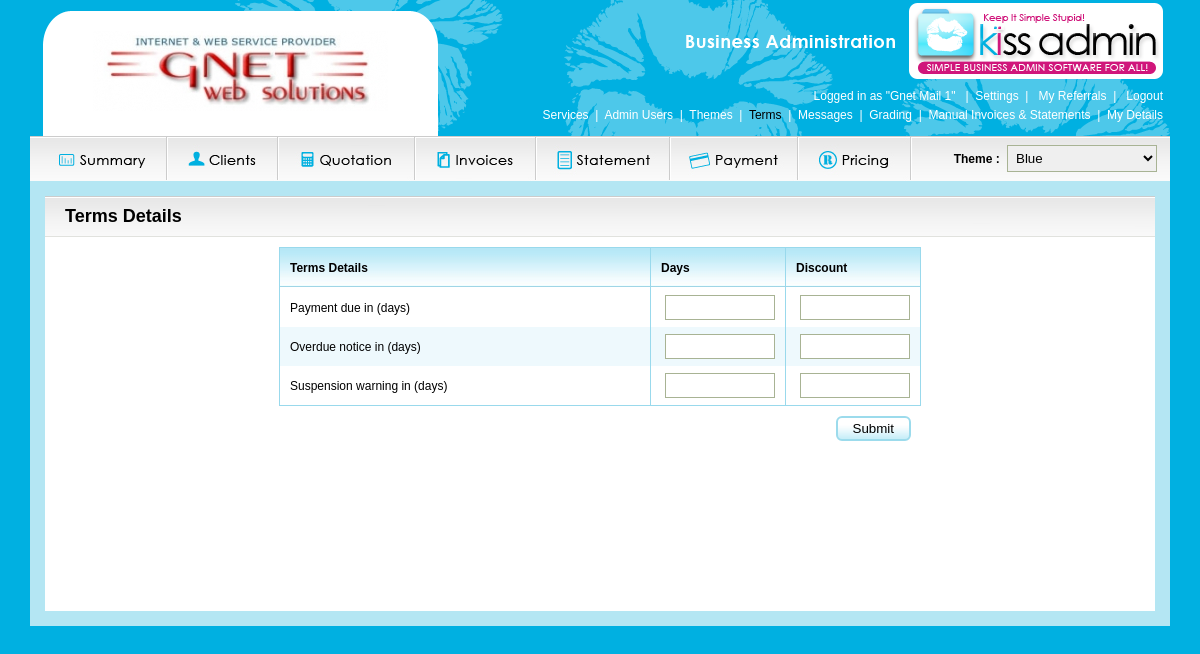
Screenshot of /accounts.php (signed in) with the database file from the repository.
### tables this page shows
CREATE TABLE IF NOT EXISTS `gma_company_theme` (
  `companyId` int(11) NOT NULL,
  `theme_id` int(11) NOT NULL,
  `site_logo` varchar(50) NOT NULL,
  `invoice_logo` varchar(50) NOT NULL,
  `invoice_status` int(1) NOT NULL DEFAULT '1',
  `head_bg` char(7) NOT NULL,
  `head_color` char(7) NOT NULL,
  UNIQUE KEY `theme_id` (`companyId`)
);

CREATE TABLE IF NOT EXISTS `gma_admins_permission` (
  `companyId` int(11) NOT NULL,
  `admins_id` int(1) NOT NULL,
  `module_id` int(11) NOT NULL,
  KEY `admins_id` (`admins_id`)
);

CREATE TABLE IF NOT EXISTS `gma_modules` (
  `id` int(11) NOT NULL AUTO_INCREMENT,
  `name` varchar(100) NOT NULL,
  `default` int(1) NOT NULL DEFAULT '1',
  `display` int(1) NOT NULL DEFAULT '1',
  `status` int(1) NOT NULL DEFAULT '1',
  `filename` varchar(200) NOT NULL,
  `class` varchar(15) NOT NULL,
  `order` int(11) NOT NULL,
  `menu` int(1) NOT NULL COMMENT '1 - Top, 2 - Main',
  `for_users` varchar(10) NOT NULL,
  PRIMARY KEY (`id`)
);

CREATE TABLE IF NOT EXISTS `gma_admin_details` (
  `userId` int(11) NOT NULL,
  `fullName` varchar(255) DEFAULT NULL,
  `theme_id` int(11) NOT NULL,
  UNIQUE KEY `userId` (`userId`)
);

CREATE TABLE IF NOT EXISTS `gma_theme` (
  `id` int(11) NOT NULL AUTO_INCREMENT,
  `name` varchar(250) NOT NULL,
  `theme` varchar(25) NOT NULL,
  `head_color` char(7) NOT NULL,
  `default` int(1) NOT NULL DEFAULT '1',
  PRIMARY KEY (`id`)
);

### functions.php (called while the page is built, shortened)
<?
$ses_userId = $_SESSION['ses_userId'];
$login_sql  = "SELECT * FROM gma_logins WHERE userId='$ses_userId'";
$login_rs   = mysql_query($login_sql);
if(mysql_num_rows($login_rs)>0)
{
    $login_row = mysql_fetch_assoc($login_rs);
    $_SESSION['ses_userId']     = $ses_userId     = $login_row['userId'];
    $_SESSION['ses_companyId']  = $ses_companyId  = $login_row['companyId'];
    $_SESSION['ses_userType']   = $ses_userType   = $login_row['userType'];
}
$theme_sql = "SELECT gma_company_theme.*,theme FROM gma_company_theme,gma_theme WHERE id=theme_id AND companyId='$ses_companyId'";
$theme_rs  = mysql_query($theme_sql);
$theme_row = mysql_fetch_assoc($theme_rs);
$site_logo        = (isset($theme_row['site_logo']) && $theme_row['site_logo']!='') ? 'images/company/'.$theme_row['site_logo'] : 'images/logo.png';
if($ses_userType!='user') {
    $theme_sql = "SELECT * FROM gma_admin_details,gma_theme WHERE id=theme_id AND userId='$ses_userId'";
    $theme_rs  = mysql_query($theme_sql);
    $theme_row = mysql_fetch_assoc($theme_rs);
    $user_theme_id = (isset($theme_row['theme_id'])) ? $theme_row['theme_id'] : 0;
}
$theme_rows = array();
$theme_sql = "SELECT * FROM gma_theme WHERE 1 ORDER BY name ASC";
$theme_rs  = mysql_query($theme_sql);
while ($theme_row = mysql_fetch_assoc($theme_rs)) {
	   $theme_rows[$theme_row['id']] = $theme_row;
}
?>

### accounts.php (the view, shortened to what this page needs)
<?php
include("header.php");
$account_array = array();
include_once('sub_header.php');
?>
<div align="center">
<div style="width:60%;">
<form method="POST" id="accountForm" name='accountForm'>
<table class="list" cellpadding="0" cellspacing="0" width="100%">
    <tr>
        <th>Terms Details</th>
        <th>Days</th>
        <th>Discount</th>
    </tr>
    <tr class="<?=(($row_flag++)%2==1 ? '' : 'altrow')?>">
        <td>Payment due in (days)</td>
        <td width="20%"><input type="text" name="paymentDue[1]" class="required textbox number" value="<?=$account_array['paymentDue'][1]?>" style="width:100px"></td>
        <td width="20%"><input type="text" name="paymentDue[2]" class="required textbox number" value="<?=$account_array['paymentDue'][2]?>" style="width:100px"></td>
    </tr>
    <tr class="<?=(($row_flag++)%2==1 ? '' : 'altrow')?>">
        <td>Overdue notice in (days)</td>
        <td><input type="text" name="overdueNotice[1]" class="required textbox number" value="<?=$account_array['overdueNotice'][1]?>" style="width:100px"></td>
        <td><input type="text" name="overdueNotice[2]" class="required textbox number" value="<?=$account_array['overdueNotice'][2]?>" style="width:100px"></td>
    </tr>
    <tr class="<?=(($row_flag++)%2==1 ? '' : 'altrow')?>">
        <td>Suspension warning in (days)</td>
        <td><input type="text" name="suspensionWarning[1]" class="required textbox number" value="<?=$account_array['suspensionWarning'][1]?>" style="width:100px"></td>
        <td><input type="text" name="suspensionWarning[2]" class="required textbox number" value="<?=$account_array['suspensionWarning'][2]?>" style="width:100px"></td>
    </tr>
</table>
<div class="addedit_btn fright"><input type="submit" name="sbmt" id="sbmt" value="Submit" class="btn_style" /></div>
</form>
</div>
</div>
<?php include("footer.php");  ?>

### header.php (shortened to what this page needs)
<?php
include("functions.php");
$filename = basename($_SERVER['SCRIPT_NAME']);
$pages    = $settings_menu = $top_menu = $main_menu = $module_ids = array();
$settings_menu_active = false;
if(isset($_SESSION['ses_userId']) && $_SESSION['ses_userId']>0) {
    $admins_id  = 5;
    $admins_sql = "SELECT * FROM gma_admins WHERE type='$ses_userType'";
    $admins_rs  = mysql_query($admins_sql);
    if(mysql_num_rows($admins_rs)==1) {
        $admins_row = mysql_fetch_assoc($admins_rs);
        $admins_id  = $admins_row['id'];
    }
    $module_sql = "SELECT * FROM gma_admins_permission AS AP, gma_company_module AS CM, gma_modules AS MO WHERE AP.companyId=CM.companyId AND AP.module_id=CM.module_id AND AP.module_id=MO.id AND AP.admins_id=$admins_id AND CM.companyId=$ses_companyId AND CM.status=1";
    $module_settings_sql = "$module_sql AND menu=1 ORDER BY `order` ASC";
    $module_settings_rs  = mysql_query($module_settings_sql);
    while ($module_settings_row = mysql_fetch_assoc($module_settings_rs)) {
        if($module_settings_row['filename']==$filename) {
            $module_settings_row['class'] = 'selected';
            $settings_menu_active = true;
        }
    	   $settings_menu[] = $module_settings_row;
    }
    $module_main_sql = "$module_sql AND menu=2 ORDER BY `order` ASC";
    $module_main_rs  = mysql_query($module_main_sql);
    while ($module_main_row = mysql_fetch_assoc($module_main_rs)) {
    	   $main_menu[]  = $module_main_row;
    }
    $module_top_sql = "$module_sql AND menu=3 ORDER BY `order` ASC";
    $module_top_rs  = mysql_query($module_top_sql);
    while ($module_top_row = mysql_fetch_assoc($module_top_rs)) {
    	   $top_menu[]   = $module_top_row;
    }
}
$row_flag = 1;
?>
<!DOCTYPE html PUBLIC "-//W3C//DTD XHTML 1.0 Transitional//EN" "http://www.w3.org/TR/xhtml1/DTD/xhtml1-transitional.dtd">
<html xmlns="http://www.w3.org/1999/xhtml">
<head>
    <link id="style_link" href="style.php" rel="stylesheet" type="text/css" />
    <link rel="stylesheet" href="css/thickbox.css" type="text/css" media="screen" />
    <link rel="stylesheet" href="js/ui/themes/smoothness/ui.all.css" type="text/css" media="screen" />
    <link rel="stylesheet" href="css/jquery.alerts.css" type="text/css" media="screen" />
</head>
<body>
<div id="wrapper">
    <div id="head">
        <div id="head_left">
            <div class="head_left"></div>
            <div class="logo"><img src="<?=$site_logo?>" align="center"></div>
            <div class="head_right"></div>
        </div>
        <div id="head_right">
            <img src="images/KISSAdmin_logo.png" align="right">
            <div class="right_links">
                <div class="login">
                    Logged in as "<?=$_SESSION['displayName']?>"&nbsp;&nbsp;&nbsp;|&nbsp;
                    <? if(count($settings_menu)>0) { ?>
                        <a href="javascript:void(0);" onclick="settingsTab();">Settings</a>&nbsp;&nbsp;|&nbsp;&nbsp;
                    <? } ?>
                    <? if(count($top_menu)>0) { ?>
                        <? foreach ($top_menu as $key=>$menu) { ?>
                            <a href="<?=$menu['filename']?>" title="<?=$menu['name']?>" class="<?=$menu['class']?>"><?=$menu['name']?></a>&nbsp;&nbsp;|&nbsp;&nbsp;
                        <? } ?>
                    <? } ?>
                    <a href="index.php?logoff=signout">Logout</a>
                </div>
                <? if(count($settings_menu)>0) { ?>
                    <div class="submenu" id="settings" <?=($settings_menu_active ? "style='display:block'" : '')?>>
                    <? foreach ($settings_menu as $key=>$menu) { ?>
                        <? if($key!=0) { ?> &nbsp;|&nbsp; <? } ?>
                        <a href="<?=$menu['filename']?>" title="<?=$menu['name']?>" class="<?=$menu['class']?>"><?=$menu['name']?></a>
                    <? } ?>
                    </div>
                <? } ?>
            </div>
        </div>
    </div>
    <div id="top_buttons">
        <ul id="menu">
            <? foreach ($main_menu as $key=>$menu) { ?>
                <li><a href="<?=$menu['filename']?>" class="<?=$menu['class']?>"></a>
                </li>
            <? } ?>
            <? if($ses_userType!='user') { ?>
                <li class="theme_sel">
                    Theme :
                    <select class="selectbox" name="user_theme_id" id="user_theme_id" style="width:150px" onchange="changeTheme(this.value)">
                        <? foreach ($theme_rows as $theme_id=>$theme_row) { ?>
                            <option value="<?=$theme_id?>" <?=($user_theme_id==$theme_id ? 'selected' : '')?>><?=$theme_row['name']?></option>
                        <? } ?>
                    </select>
                </li>
            <? } ?>
        </ul>
    </div>
    <div id="maincontent">

### rows the page displays
gma_company_theme: site_logo (picture)
gma_admins_permission: gma_modules.name "My Referrals"
gma_admins_permission: gma_modules.name "Services"
gma_admins_permission: gma_modules.name "Admin Users"
gma_admins_permission: gma_modules.name "Themes"
gma_admins_permission: gma_modules.name "Terms"
gma_admins_permission: gma_modules.name "Messages"
gma_admins_permission: gma_modules.name "Grading"
gma_admins_permission: gma_modules.name "Manual Invoices & Statements"
gma_admins_permission: gma_modules.name "My Details"
gma_admins_permission: shows a picture
gma_admins_permission: shows a picture
gma_admins_permission: shows a picture
gma_admins_permission: shows a picture
gma_admins_permission: shows a picture
gma_admins_permission: shows a picture
gma_admins_permission: shows a picture
gma_admin_details: user_theme_id "Blue"

### other values shown
$_SESSION['displayName'] "Gnet Mail 1"
$page_title "Terms Details"
